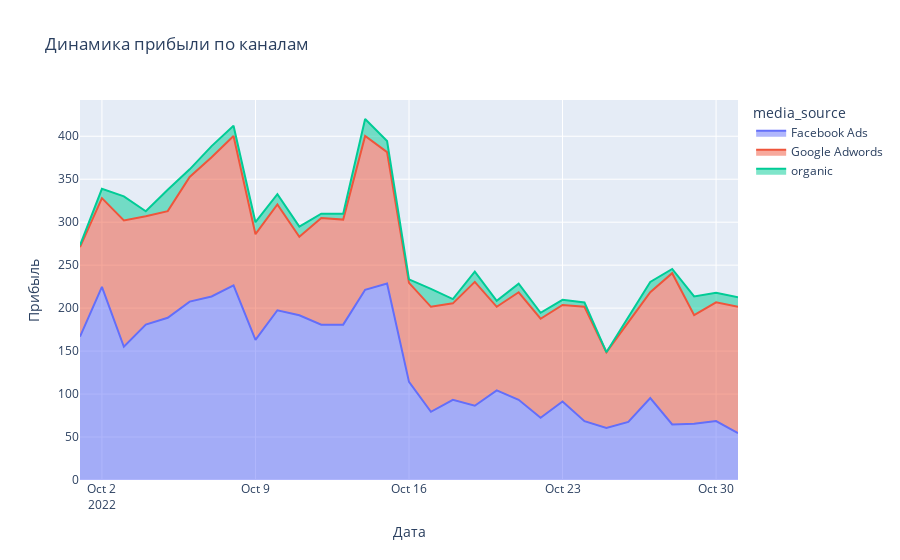
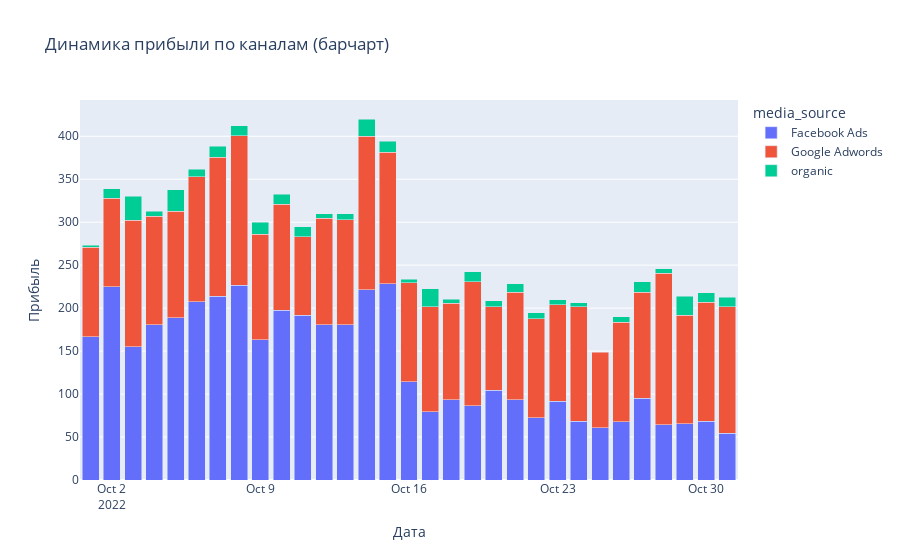

These figures' notebook cell, in order:
### Code cell
payments = payments.merge(users[["user_id", "media_source"]], on="user_id", how="left")

payments_grouped = payments.groupby(["pay_dt", "media_source"], as_index=False).agg(gross=("purchase", "sum"))

fig_line = px.area(
    payments_grouped, x="pay_dt", y="gross", color="media_source", title="Динамика прибыли по каналам", labels={"gross": "Прибыль", "pay_dt": "Дата"}
)
fig_line.update_layout(yaxis_range=[0, None])
fig_line.show()

fig_bar = px.bar(
    payments_grouped,
    x="pay_dt",
    y="gross",
    color="media_source",
    title="Динамика прибыли по каналам (барчарт)",
    labels={"gross": "Прибыль", "pay_dt": "Дата"},
)
fig_bar.update_layout(barmode="stack", yaxis_range=[0, None])
fig_bar.show()
